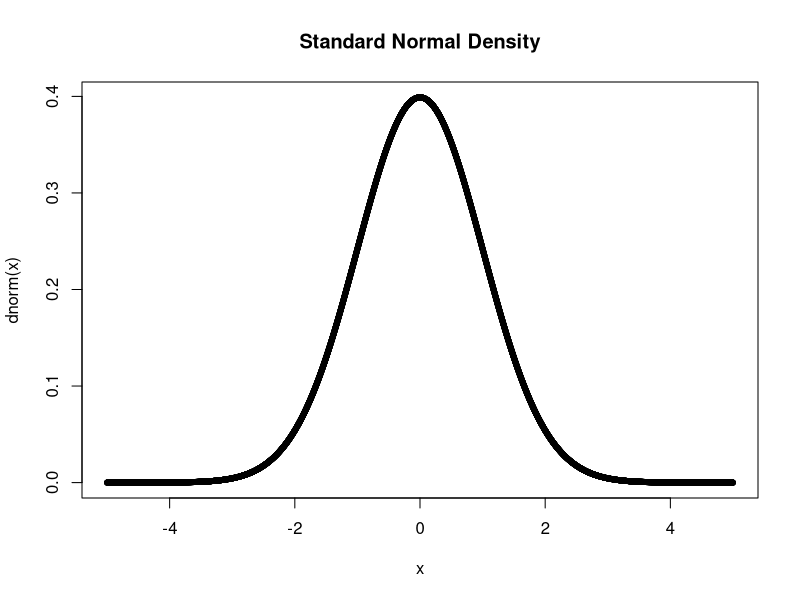
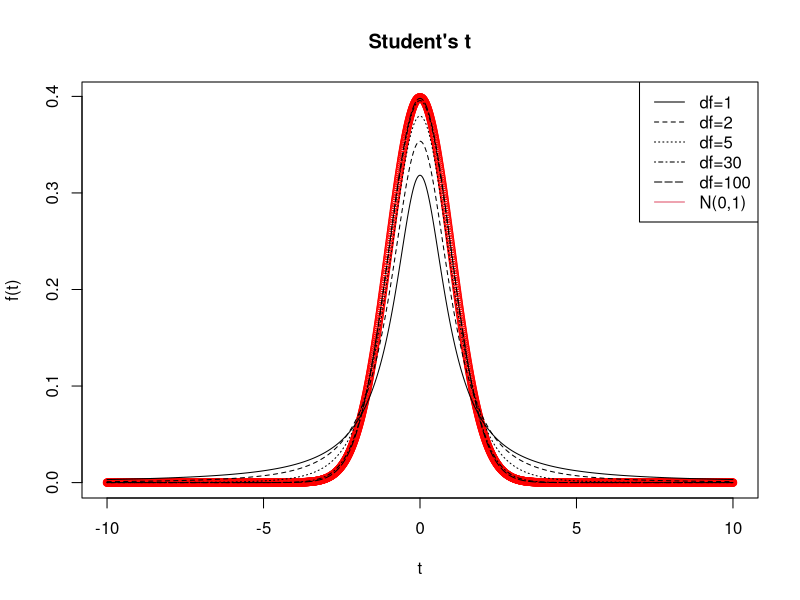
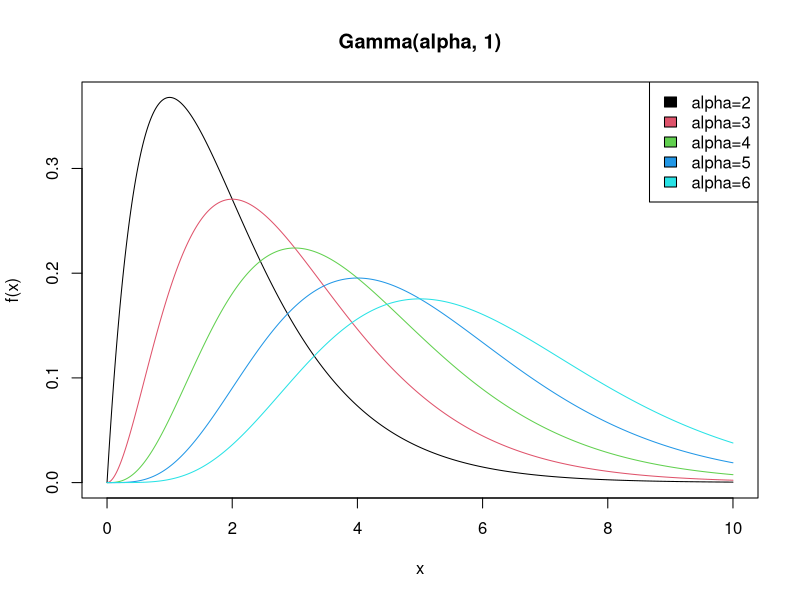
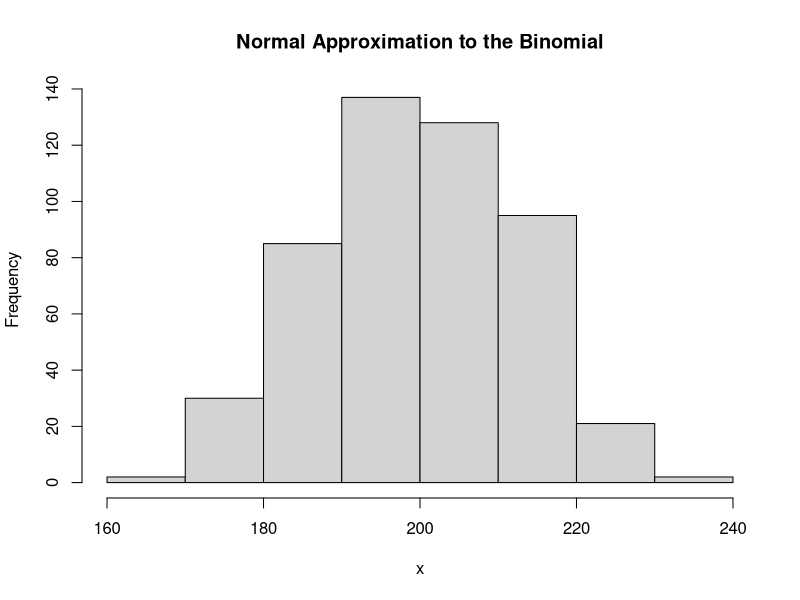
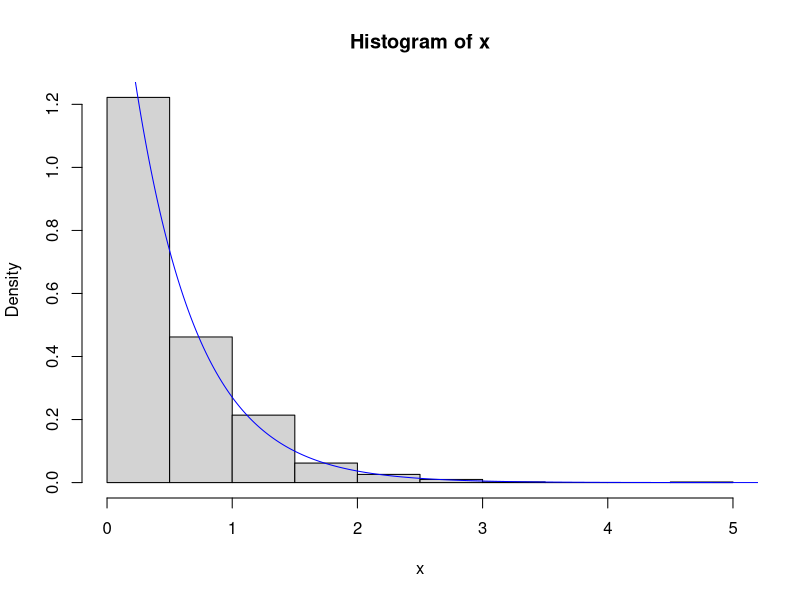
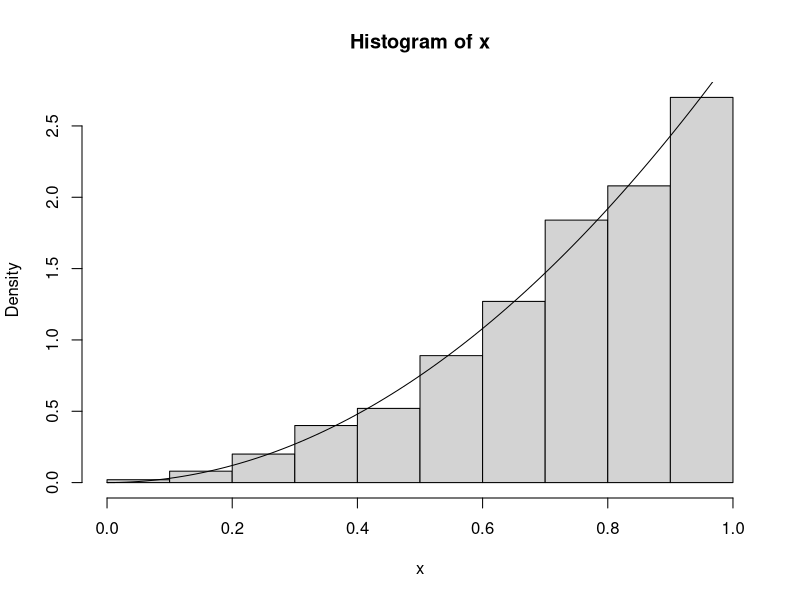
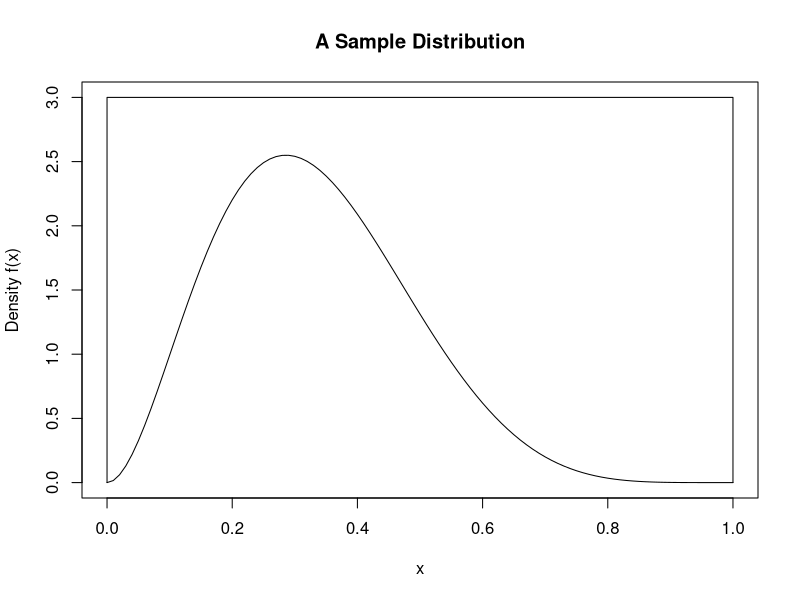
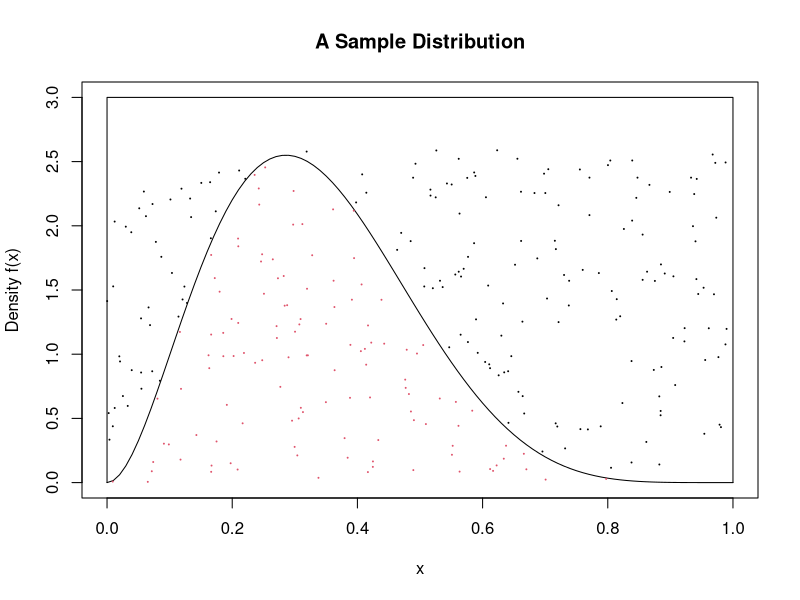

R code for these plots, in order:



## Slide 7

runif(10)


## Slide 7

set.seed(10)
runif(10)



## Slide 11

seed <- 10
new.random <- function(a = 5, c = 12, m = 16) {
  out <- (a*seed + c) %% m
  seed <<- out 
  return(out)
}



## Slides 13-15


out.length <- 20
variants   <- rep(NA, out.length)

for (i in 1:out.length) {variants[i] <- new.random()}
variants


## Slide 16

out.length <- 20
variants   <- rep(NA, out.length)
for (i in 1:out.length) {
  variants[i] <- new.random(a=1664545, c=1013904223, 
                            m=2^32)
}
variants/2^(32)


## Slide 23

dnorm(0, mean = 0, sd = 1) 
1/sqrt(2*pi) 

## Slide 24

x <- seq(-5, 5, by = .001)
plot(x, dnorm(x), main="Standard Normal Density", pch=20)

## Slide 25

# P(Z < 0)
pnorm(0)

# P(-1.96 < Z < 1.96)
pnorm(1.96) - pnorm(-1.96)

## Slide 26

# P(Z < ?) = 0.5
qnorm(.5) 

# P(Z < ?) = 0.975
qnorm(.975)

## Slide 27

rnorm(1)
rnorm(5)
rnorm(10, mean = 100, sd = 1)

## Slide 31

t  <- seq(-10, 10, by = .01)
df <- c(1, 2, 5, 30, 100)

plot(t, dnorm(t), lty = 1, col = "red", ylab = "f(t)", 
     main = "Student's t")

for (i in 1:5) {
  lines(t, dt(t, df = df[i]), lty = i) 
}


legend <- c(paste("df=", df, sep = ""), "N(0,1)")

legend("topright", legend = legend, lty = c(1:5, 1), 
       col = c(rep(1, 5), 2))

## Slide 34

pgamma(2, shape = 2, rate = 1) # P(0 < X < 2)
1 - pgamma(2, shape = 2, rate = 1) # P(X > 2)

## Slide 35

alpha <- 2:6
beta  <- 1
x     <- seq(0, 10, by = .01)
plot(x, dgamma(x, shape = alpha[1], rate = beta), 
     col = 1, type = "l", ylab = "f(x)", 
     main = "Gamma(alpha, 1)")

for (i in 2:5) {
  lines(x, dgamma(x, shape = alpha[i], rate = beta), 
        col = i) 
}

legend <- paste("alpha=", alpha, sep = "")

legend("topright", legend = legend, fill = 1:5)

## Slide 38

val <- 190
n   <- 1000
p   <- 0.20
correction <- (val + 0.5 - n*p)/(sqrt(n*p*(1-p)))
pnorm(correction) # P(Z < correction)

## Slide 39

# P(X <= 190)
pbinom(val, size = n, prob = p)

# P(x = 0) + P(X = 1) + ... + P(X = 190)
sum(dbinom(0:val, size = n, prob = p))

x <- rbinom(500, size = n, prob = p)
hist(x, main = "Normal Approximation to the Binomial")

## Slide 43

n <- 1000; p <- c(0.1, 0.2, 0.7)
x <- sample(1:3, size = n, prob = p, replace = TRUE)
head(x, 10)
rbind(p, p.hat = table(x)/n)


## Slide 45

n     <- 100
rolls <- sample(1:6, n, replace = TRUE)
table(rolls)

rolls <- floor(runif(n, min = 0, max = 6))
table(rolls)

## Slide 51


lambda <- 2
n      <- 1000
u      <- runif(n) # Simulating uniform rvs

Finverse <- function(u, lambda) {
  # Function for the inverse transform
  return(ifelse((u<0|u>1), 0, -(1/lambda)*log(1-u)))
}

## Slide 52


# x should be exponentially distributed
x <- Finverse(u, lambda)
hist(x, prob = TRUE, breaks = 15)
y <- seq(0, 10, .01)
lines(y, lambda*exp(-lambda*y), col = "blue")

## Slide 54

n         <- 1000
u         <- runif(n)
F.inverse <- function(u) {return(u^{1/3})}
x         <- F.inverse(u)
hist(x, prob = TRUE) # histogram
y         <- seq(0, 1, .01)
lines(y, 3*y^2) # density curve f(x)

## Slide 57

plot(c(0,1), c(0,3), ty="n", main="A Sample Distribution", ylab="Density f(x)", xlab="x")
curve (dbeta(x, 3, 6), add=TRUE)
lines(c(0,0,1,1), c(0,3,3,0))

## Slide 58

x1 <- runif(300, 0, 1); y1 <- runif(300, 0, 2.6)
selected <- y1 < dbeta(x1, 3, 6)

plot(c(0,1), c(0,3), ty="n", main="A Sample Distribution", 
     ylab="Density f(x)", xlab="x")
curve (dbeta(x, 3, 6), add=TRUE)
lines(c(0,0,1,1), c(0,3,3,0))
points (x1, y1, col=1+1*selected, cex=0.1)


## Slide 59

mean(selected)
accepted.points <- x1[selected]

# Proportion of sample points less than 0.5.
mean(accepted.points < 0.5) 

# The true distribution.
pbeta(0.5, 3, 6)


## Slide 60

x2       <- runif(100000, 0, 1)
y2       <- runif(100000, 0, 10)
selected <- y2 < dbeta(x2, 3, 6)
mean(selected)


## Slide 61

plot(c(0,1), c(0,6), ty="n", main="A Sample Distribution", 
     ylab="Density f(x)", xlab="x")
curve (dbeta(x, 3, 6), add=TRUE)
lines(c(0,0,1,1), c(0,3,3,0))
points (x2, y2, col=1+1*selected, cex=0.1)


## Slide 67

f <- function(x) {
  return(ifelse((x < 0 | x > 1), 0, 60*x^3*(1-x)^2))
}

x <- seq(0, 1, length = 100)

plot(x, f(x), type="l", ylab="f(x)")

xmax  <- 0.6
f.max <- 60*xmax^3*(1-xmax)^2


## Slide 68


e <- function(x) {
  return(ifelse((x < 0 | x > 1), Inf, f.max))
}
lines(c(0, 0), c(0, e(0)), lty = 1)
lines(c(1, 1), c(0, e(1)), lty = 1)
lines(x, e(x), lty = 1)

## Slide 70


n.samps <- 1000   # number of samples desired
n       <- 0		     # counter for number samples accepted
samps   <- numeric(n.samps) # initialize the vector of output
while (n < n.samps) {
  y <- runif(1)    #random draw from g
  u <- runif(1)
  if (u < f(y)/e(y)) {
    n        <- n + 1
    samps[n] <- y
  }
}
x <- seq(0, 1, length = 100)
hist(samps, prob = T, ylab = "f(x)", xlab = "x",
     main = "Histogram of draws from Beta(4,3)")
lines(x, dbeta(x, 4, 3), lty = 2)

## simulate from f=2/(1+x^2)pi
#target density
f <- function(x) {
  return(ifelse((x < -1 | x > 1), 0, 2/((1+x^2)*pi)))
}

f.max <- 2/pi
x <- seq(-1.5, 1.5, length = 100)
plot(x, f(x), type="l", ylab="f(x)")

#envelope
e <- function(x) {
  return(ifelse((x < -1 | x > 1), Inf, f.max))
} # same supprot
lines(x, e(x), lty = 1,col='green')

#accept-reject
n.samps <- 1000   # number of samples desired
n       <- 0		     # counter for number samples accepted
samps   <- numeric(n.samps) # initialize the vector of output
while (n < n.samps) {
  y <- runif(1,min=-1,max=1)    #random draw from g
  u <- runif(1)
  if (u < f(y)/e(y)) {
    n        <- n + 1
    samps[n] <- y
  }
}
x <- seq(-1, 1, length = 100)
hist(samps, prob = T, ylab = "f(x)", xlab = "x",xlim=c(-1.5,1.5))
lines(x, f(x), lty = 2,col='red')

## Slide 78

g.over.p <- function(x) {
  return(sqrt(2*pi) * x^2 * exp(-(1/2)*x^2))
}
mean(g.over.p(rnorm(10000))) # Try n = 10000
sqrt(pi)/2

## Slide 84

n <- 10000
mean(rexp(n, rate = 1/3) < 3)

pexp(3, rate = 1/3)

## Slide 91

R <- 1000
n <- 10
binom.list <-NULL
for (i in 1:R) {
  U <- runif(n)
  binom.list[i] <-sum(U<.3)
}

## Slide 94

Sigma <- matrix(c(4,-3,-3,9),nrow=2)
Sigma

svd(Sigma)


Sq.Sigma <- (svd(Sigma)$u)%*%sqrt(diag(svd(Sigma)$d))%*%t(svd(Sigma)$v)
Sq.Sigma 
Sq.Sigma%*%Sq.Sigma 


